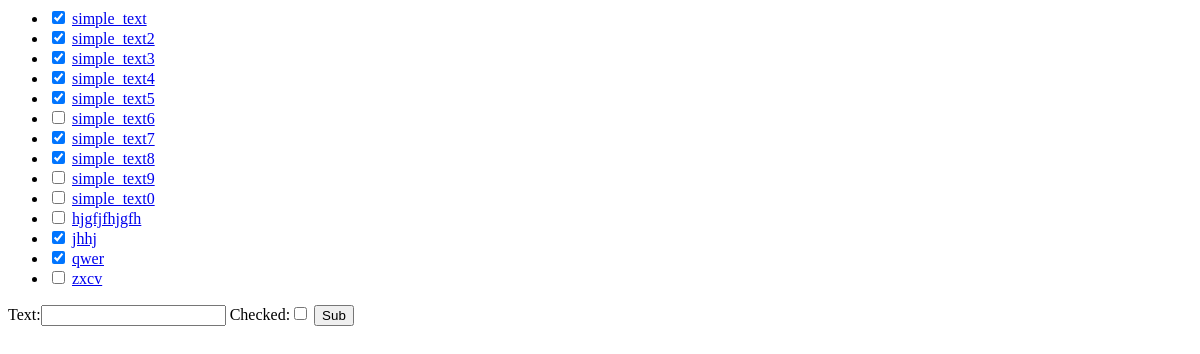
/tasks/, run on an earlier commit of the app's database.
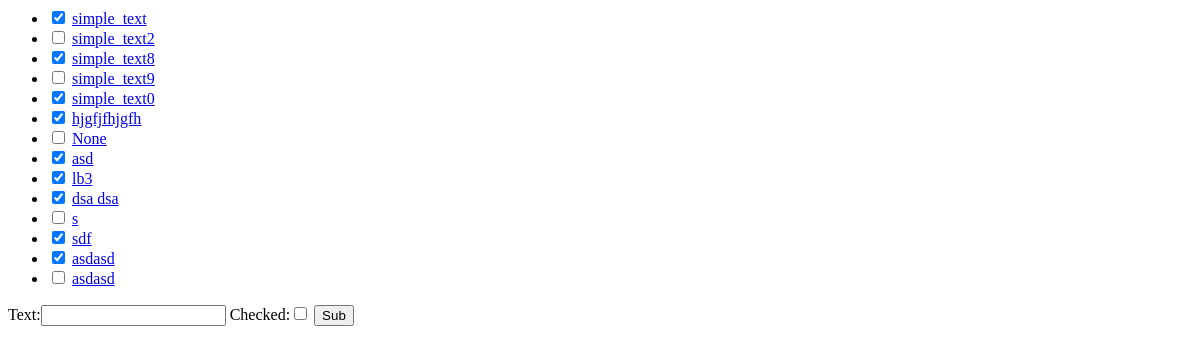
And on a later commit of the database.
### my_app/models.py (models this page shows)
class Task(models.Model):
    id = models.UUIDField(primary_key=True, default=uuid.uuid4)
    text = models.CharField(max_length=64)
    checked = models.BooleanField(
    )
    class Meta:
        verbose_name = 'one name'
        verbose_name_plural = 'plural name'

### my_app/views.py (the view, shortened to what this page needs)
# urls.py: url(r'^tasks/$', IndexView.as_view()),
class IndexView(View):
    def get(self, request, *args, **kwarg):
        tasks = Task.objects.all()
        return render(
            request,
            'my_app/index.html',
            {'tasks': tasks, 'form': TaskModelForm()}
        )

### my_app/forms.py
class TaskModelForm(forms.ModelForm):
    class Meta:
        model = Task
        fields = ['text', 'checked']
        label = {'text': 'Текст'}
        help_text = {'text': 'help text'}

### my_app/templates/my_app/index.html (shortened to what this page needs)
<body>
<ul>
    {% for task in tasks %}
        <li><input type="checkbox"
        {% if task.checked %}checked
        {% endif %}>
        <a href="/tasks/{{ task.id }}">{{ task.text }}</a>
        </li>
    {% endfor %}
</ul>
<form method="post">
    {{ form }}
    <button type="submit">Sub</button>
</form>
</body>

What changed in the data, as far as the page shows it:
removed Task: checked "☑", text "simple_text3"
removed Task: checked "☑", text "simple_text4"
removed Task: checked "☑", text "simple_text5"
removed Task: text "simple_text6"
removed Task: checked "☑", text "simple_text7"
removed Task: checked "☑", text "jhhj"
removed Task: checked "☑", text "qwer"
removed Task: text "zxcv"
changed Task "simple_text2": checked "☑" → "☐"
changed Task "simple_text0": checked "☐" → "☑"
changed Task "hjgfjfhjgfh": checked "☐" → "☑"
added Task: text "None"
added Task: checked "☑", text "asd"
added Task: checked "☑", text "lb3"
added Task: checked "☑", text "dsa dsa"
added Task: text "s"
added Task: checked "☑", text "sdf"
added Task: checked "☑", text "asdasd"
added Task: text "asdasd"
